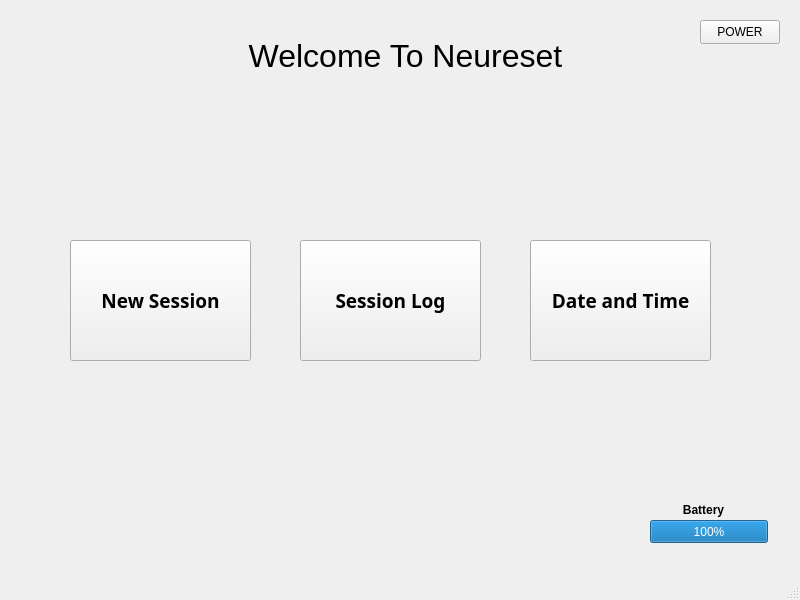
<?xml version="1.0" encoding="UTF-8"?>
<ui version="4.0">
 <class>MainMenu</class>
 <widget class="QMainWindow" name="MainMenu">
  <property name="geometry">
   <rect>
    <x>0</x>
    <y>0</y>
    <width>800</width>
    <height>600</height>
   </rect>
  </property>
  <property name="windowTitle">
   <string>MainMenu</string>
  </property>
  <property name="autoFillBackground">
   <bool>false</bool>
  </property>
  <widget class="QWidget" name="centralwidget">
   <widget class="QLabel" name="label">
    <property name="geometry">
     <rect>
      <x>140</x>
      <y>20</y>
      <width>531</width>
      <height>71</height>
     </rect>
    </property>
    <property name="font">
     <font>
      <family>Yu Gothic UI</family>
      <pointsize>24</pointsize>
      <bold>false</bold>
     </font>
    </property>
    <property name="text">
     <string>Welcome To Neureset</string>
    </property>
    <property name="alignment">
     <set>Qt::AlignCenter</set>
    </property>
   </widget>
   <widget class="QPushButton" name="power_Btn">
    <property name="geometry">
     <rect>
      <x>700</x>
      <y>20</y>
      <width>80</width>
      <height>24</height>
     </rect>
    </property>
    <property name="text">
     <string>POWER</string>
    </property>
   </widget>
   <widget class="QProgressBar" name="batteryBar">
    <property name="geometry">
     <rect>
      <x>650</x>
      <y>520</y>
      <width>118</width>
      <height>23</height>
     </rect>
    </property>
    <property name="value">
     <number>100</number>
    </property>
   </widget>
   <widget class="QPushButton" name="newsession_Btn">
    <property name="geometry">
     <rect>
      <x>70</x>
      <y>240</y>
      <width>181</width>
      <height>121</height>
     </rect>
    </property>
    <property name="font">
     <font>
      <family>Segoe UI Black</family>
      <pointsize>14</pointsize>
      <bold>true</bold>
     </font>
    </property>
    <property name="text">
     <string>New Session</string>
    </property>
   </widget>
   <widget class="QPushButton" name="sessionlog_Btn">
    <property name="geometry">
     <rect>
      <x>300</x>
      <y>240</y>
      <width>181</width>
      <height>121</height>
     </rect>
    </property>
    <property name="font">
     <font>
      <family>Segoe UI Black</family>
      <pointsize>14</pointsize>
      <bold>true</bold>
     </font>
    </property>
    <property name="text">
     <string>Session Log</string>
    </property>
   </widget>
   <widget class="QPushButton" name="datentime_Btn">
    <property name="geometry">
     <rect>
      <x>530</x>
      <y>240</y>
      <width>181</width>
      <height>121</height>
     </rect>
    </property>
    <property name="font">
     <font>
      <family>Segoe UI Black</family>
      <pointsize>14</pointsize>
      <bold>true</bold>
     </font>
    </property>
    <property name="text">
     <string>Date and Time</string>
    </property>
   </widget>
   <widget class="QLabel" name="label_2">
    <property name="geometry">
     <rect>
      <x>668</x>
      <y>500</y>
      <width>71</width>
      <height>20</height>
     </rect>
    </property>
    <property name="font">
     <font>
      <bold>true</bold>
     </font>
    </property>
    <property name="text">
     <string>Battery</string>
    </property>
    <property name="alignment">
     <set>Qt::AlignCenter</set>
    </property>
   </widget>
  </widget>
  <widget class="QMenuBar" name="menubar">
   <property name="geometry">
    <rect>
     <x>0</x>
     <y>0</y>
     <width>800</width>
     <height>17</height>
    </rect>
   </property>
  </widget>
  <widget class="QStatusBar" name="statusbar"/>
 </widget>
 <resources/>
 <connections/>
</ui>
